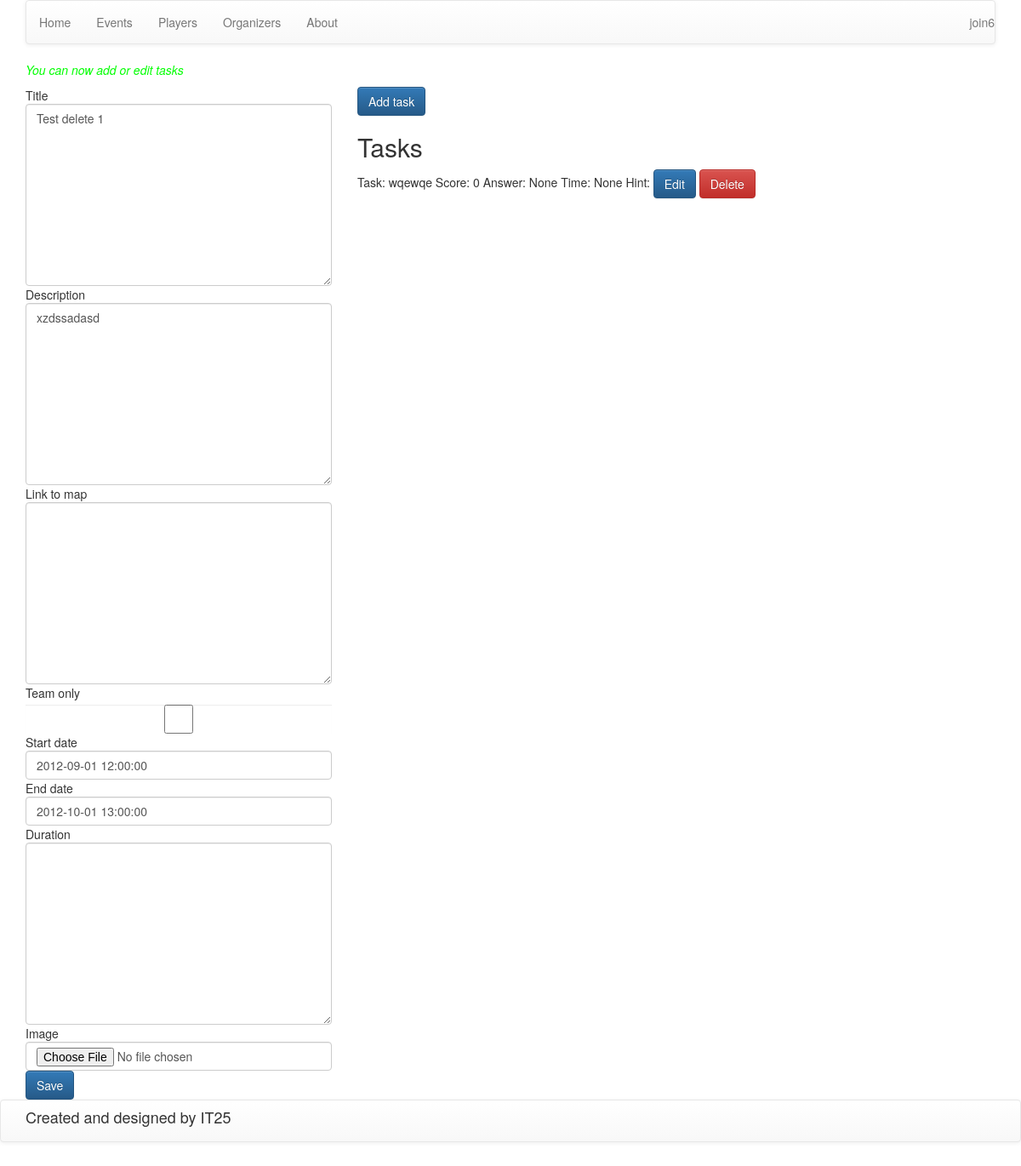
/create_event/30/ (signed in), run on an earlier commit of the app's database.
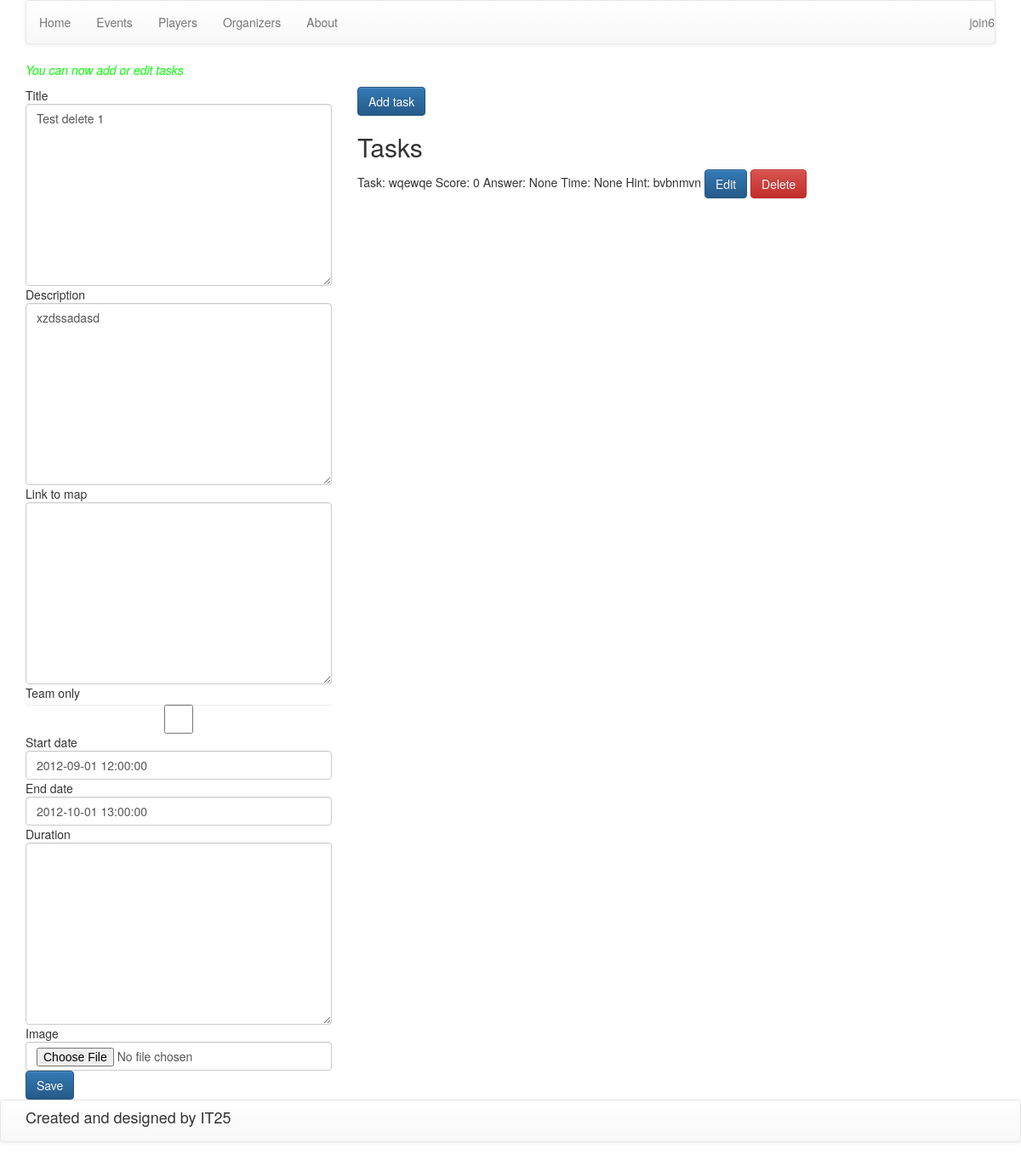
And on a later commit of the database.
### web/models.py (models this page shows, shortened)
class Tasks(models.Model):
    title = models.TextField(verbose_name="Title")
    description = models.TextField(verbose_name="Description")
    map_link = models.TextField(verbose_name="Link to map", null=True, blank=True)
    place = models.ForeignKey(EventsPlaces, verbose_name="Place", null=True, blank=True)
    score = models.IntegerField(verbose_name="Score", default=0)
    answer = models.TextField(null=True, verbose_name="Answer", blank=True)
    event = models.ForeignKey(Events, verbose_name="Event")
    time = models.CharField(verbose_name="Time for task", null=True, blank=True, max_length=64)
    class Meta:
        verbose_name = "Task"
        verbose_name_plural = "Tasks"

class Hints(models.Model):
    text = models.TextField(verbose_name="Text")
    price = models.FloatField(verbose_name="Price", default=0.0)
    task = models.OneToOneField(Tasks)
    class Meta:
        verbose_name_plural = "Hints"
        verbose_name = "Hint"

### web/views.py (the view)
# urls.py: url(r'^create_event/(?P<pk>\d+)/$', create_event, name='edit_event'),
@login_required()
def create_event(request, pk=None):
    error = ''
    if pk is not None:
        event = get_object_or_404(Events, pk=pk)
        if event.organizer != request.user:
            error = _("You are not creator of this event")
            return render_to_response('error.html', {'error': error}, context_instance=RequestContext(request))
    else:
        event = None
    if request.method == 'POST':
        form = CreateEventForm(request.POST, request.FILES, instance=event)
        if form.is_valid():
            event = form.save()
            return redirect('/create_event/' + str(event.pk) + '/')
        else:
            error = FORM_FIELDS_ERROR
    else:
        form = CreateEventForm(initial={'organizer':request.user}, instance=event)
    return render_to_response('create_event.html', {'form': form, 'event': event, 'error': error},
                              context_instance=RequestContext(request))

### web/forms.py
class CreateEventForm(forms.ModelForm):
    class Meta:
        model = Events
        fields = ['title', 'description', 'map_link', 'is_team', 'start_date', 'end_date', 'duration', 'image',
                  'organizer']
        widgets = {'organizer':forms.HiddenInput()}

### web/models.py (called while the page is built)
    def get_event_tasks(self):
        tasks = Tasks.objects.filter(event=self).order_by('pk')
        return tasks

### web/templatetags/tags.py (called while the page is built)
@register.filter()
def add_class_to_formfield(field, css):
    return field.as_widget(attrs={"class": css})

### templates/create_event.html (shortened to what this page needs)
{% extends 'base.html' %}
{% load staticfiles %}
{% load tags %}
{% block scripts %}
    <link rel="stylesheet" type="text/css" href="{% static 'css/jquery.datetimepicker.css' %}">
{% endblock %}
{% block content %}
    <div class="container">
        <div class="row">
            <div class=" col-xs-12">
                {% if event %}
                    <p class="message">You can now add or edit tasks</p>
                {% endif %}
            </div>
        </div>
    </div>
    <div class="container">
        <div class="row">
            <div class="col-xs-4">
                <form action="." method="post" enctype="multipart/form-data">
                    {{ form.title.label }}
                    {{ form.title|add_class_to_formfield:'form-control' }}
                    {{ form.description.label }}
                    {{ form.description|add_class_to_formfield:'form-control' }}
                    {{ form.map_link.label }}
                    {{ form.map_link|add_class_to_formfield:'form-control' }}
                    {{ form.is_team.label }}
                    {{ form.is_team|add_class_to_formfield:'form-control' }}
                    {{ form.start_date.label }}
                    {{ form.start_date|add_class_to_formfield:'form-control' }}
                    {{ form.end_date.label }}
                    {{ form.end_date|add_class_to_formfield:'form-control' }}
                    {{ form.duration.label }}
                    {{ form.duration|add_class_to_formfield:'form-control' }}
                    {{ form.image.label }}
                    {{ form.image|add_class_to_formfield:'form-control' }}
                    <input type="submit" value="Save" class="btn btn-primary">
                </form>
            </div>
            <div class="col-xs-8">
            {% if event %}
                <button class="btn btn-primary" data-toggle="modal" data-target="#addTaskModal">
                    Add task
                </button>
                <h2>Tasks</h2>
                    <div id="id_taskList">
                    {% for task in event.get_event_tasks %}
                        <div id="task{{ task.pk }}">
                            Task: {{ task.title }} Score: {{ task.score }} Answer: {{ task.answer }} Time: {{ task.time }} Hint: {{ task.hints.text }}
                            <button class="btn btn-primary" data-toggle="modal" data-target="#editTaskModal{{ task.pk }}">
                                Edit
                            </button>
                            <button class="btn btn-danger" data-toggle="modal" data-target="#deleteTaskModal{{ task.pk }}">
                                Delete
                            </button>
                        </div>
                    {% endfor %}
                    </div>
                {% else %}
                    <h5>You shoul save your event first</h5>
                {% endif %}
            </div>
        </div>
    </div>
{% endblock %}

What changed in the data, as far as the page shows it:
changed Tasks "wqewqe": hints.text (not shown) → "bvbnmvn"
